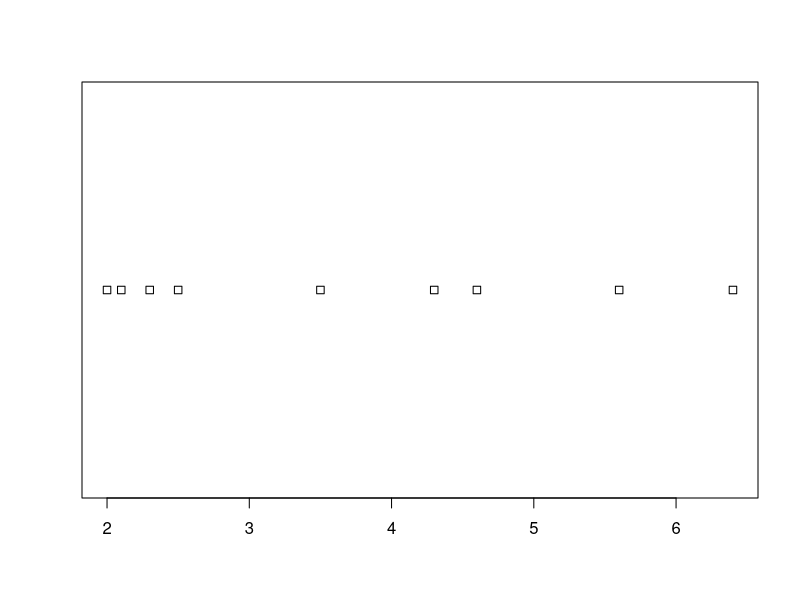
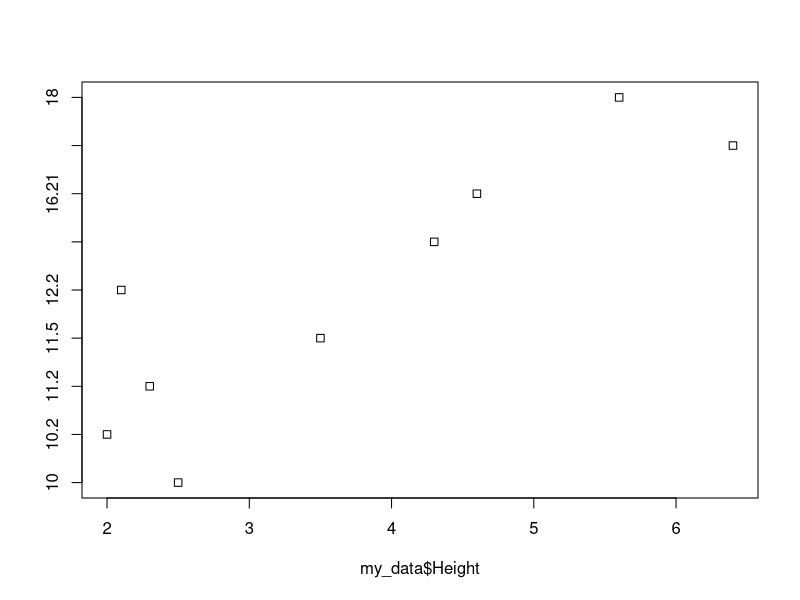
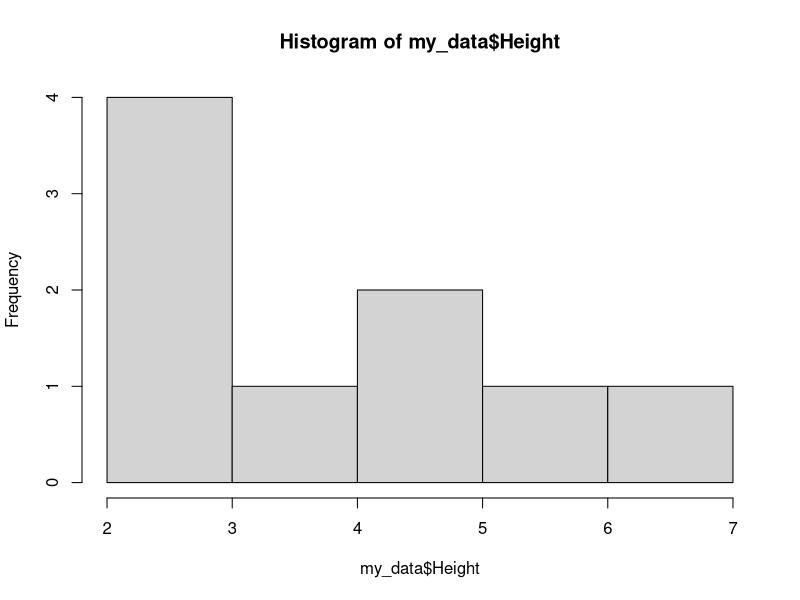
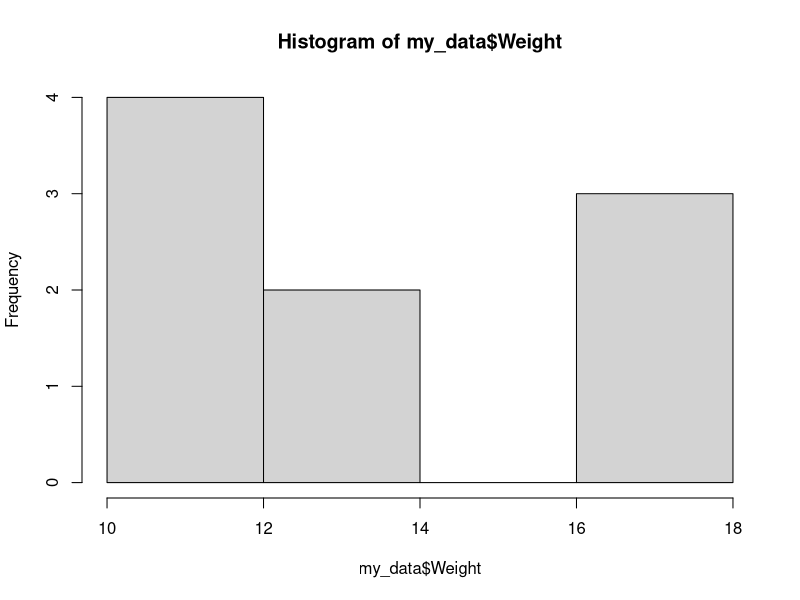
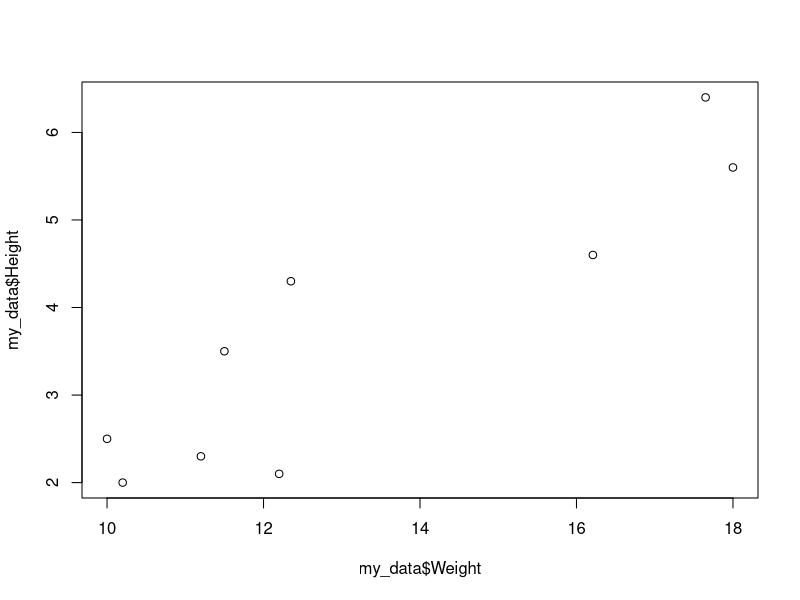
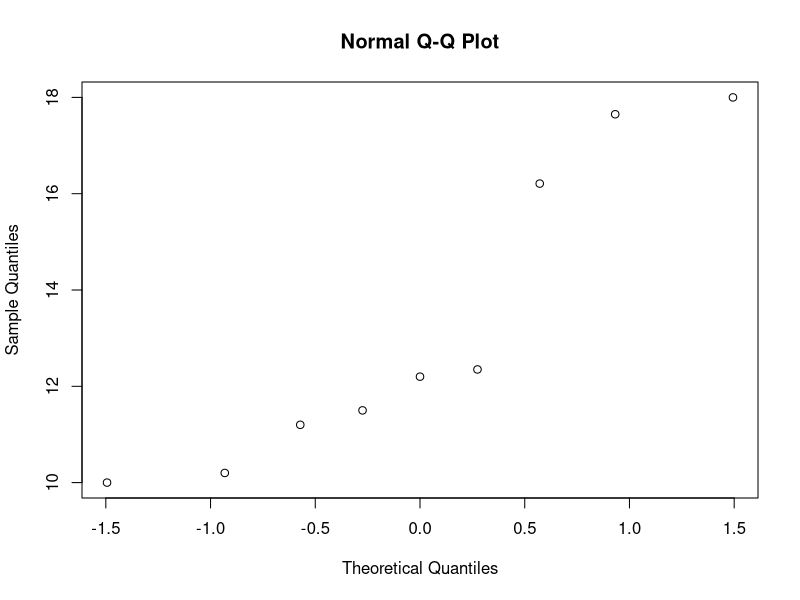
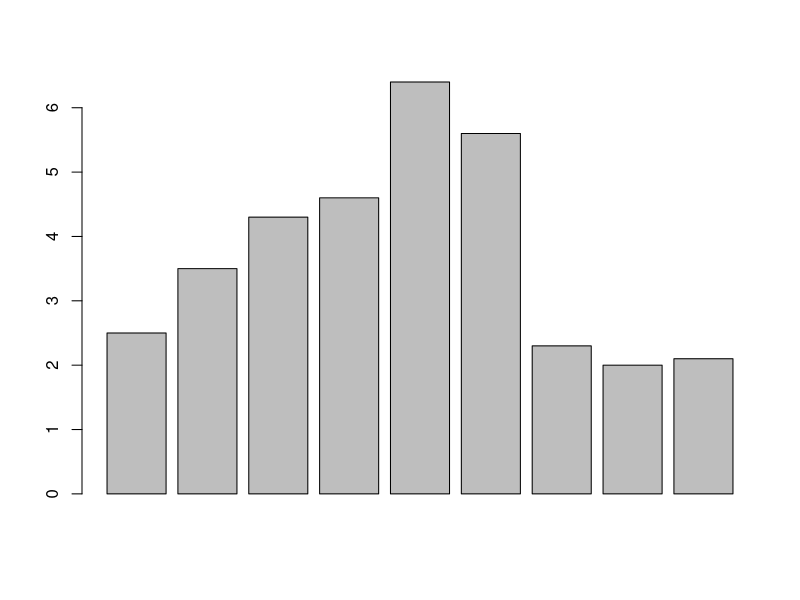
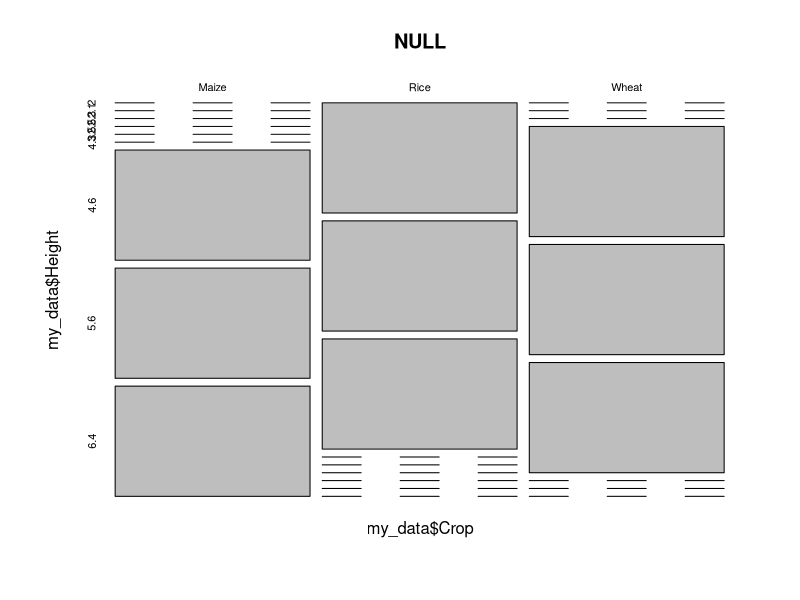

Write R code to recreate these figures, in order. (Note: this script raises an error after producing the figures.)
library(readxl)
my_data <- read_excel("data.xlsx", sheet = "data", 
                      col_types = c("text", "numeric", "numeric"))
View(my_data)


## strip chart    for plot zoom cntl+shf+6
stripchart(my_data$Height)
## strip chart for 2 variables
stripchart(my_data$Height~ my_data$Weight)

## Histogram
hist(my_data$Height)
hist(my_data$Weight)


# scatter plot
plot(my_data$Weight, my_data$Height)

# qqnorm plot
qqnorm(my_data$Weight)

## Bar plot
barplot(my_data$Height)

## Mosaic plot
mosaicplot(~my_data$Crop+my_data$Height)


bqxplot(my_data$Height ~ my_data$Crop)













